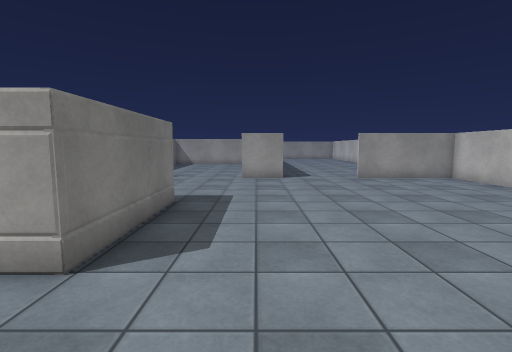
View 1 (above)

16 first-person views from a walk through a 3-D level made in the Unity game engine. The camera is 1.4 m above the floor, tilts 6° down and sees 85° across. The floor is counted in squares, 1 m on a side. Each view is taken from the middle of a square. On the plan, view 1 faces up. The plan holds only what a view shows up to about 14 squares ahead; the rest is blank. The player character is not drawn. Some animated figures are not drawn. Surface patterns are stand-ins for the level's own textures.

View 2
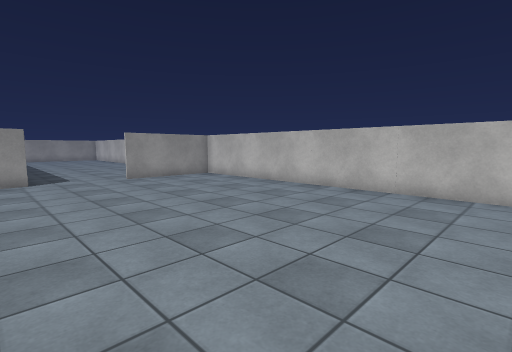

View 3
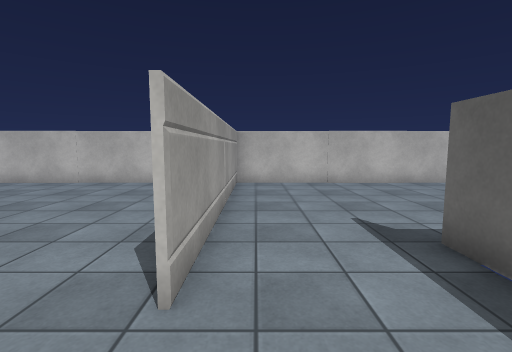

View 4
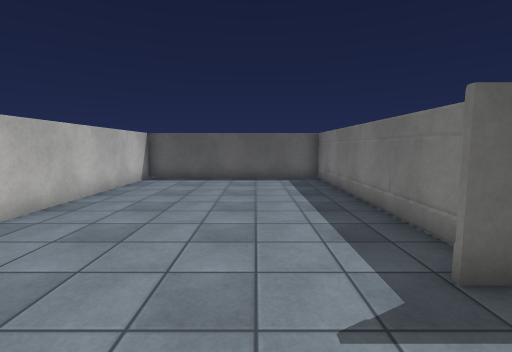

View 5
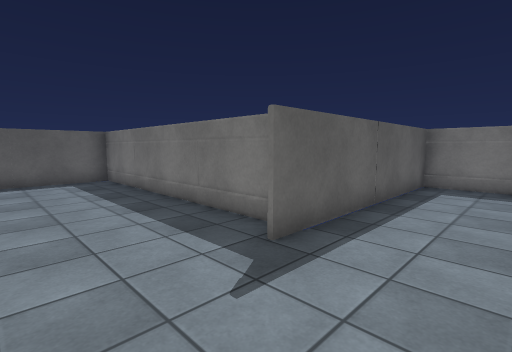

View 6
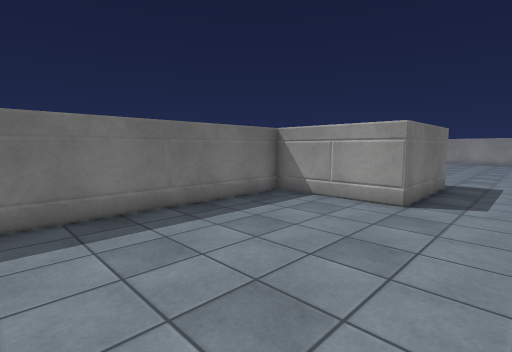

View 7
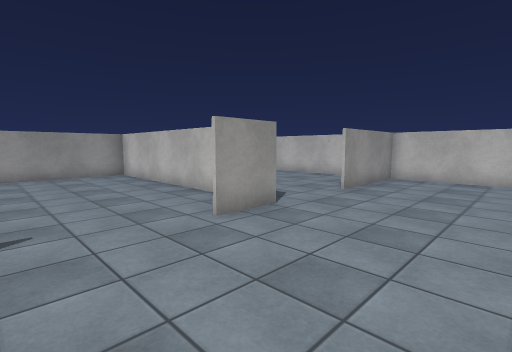

View 8
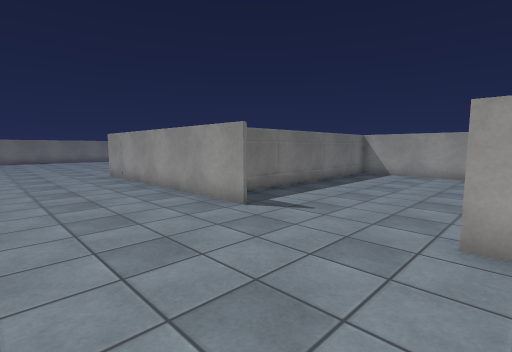

View 9
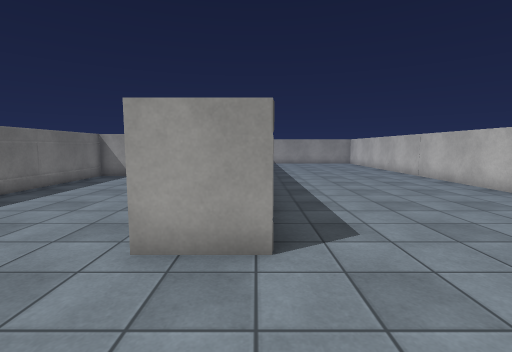

View 10
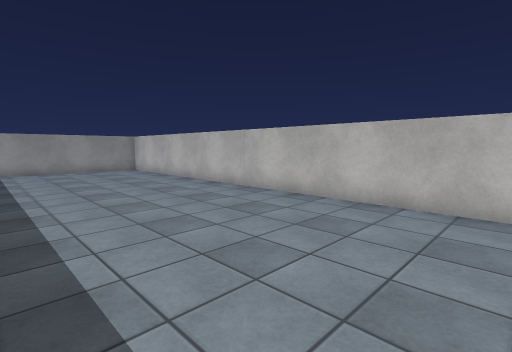

View 11
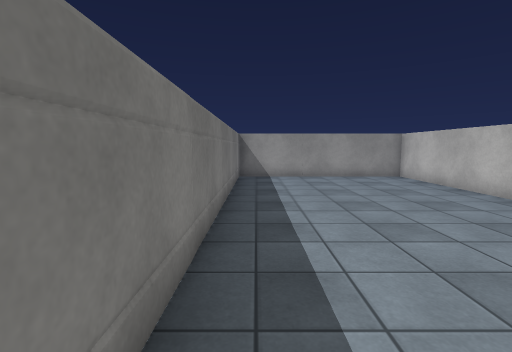

View 12
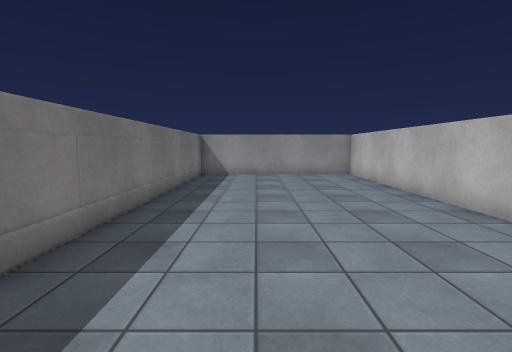

View 13
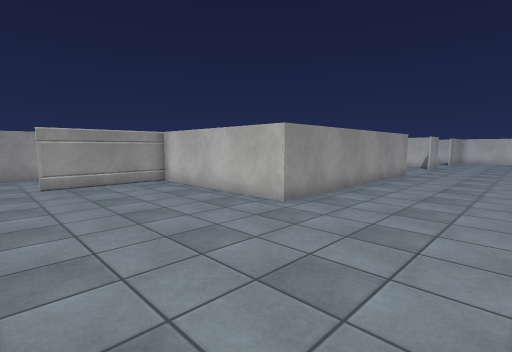

View 14
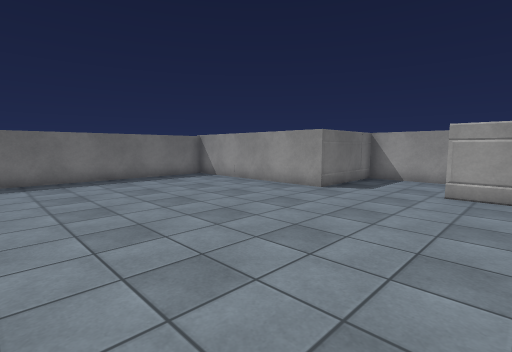

View 15
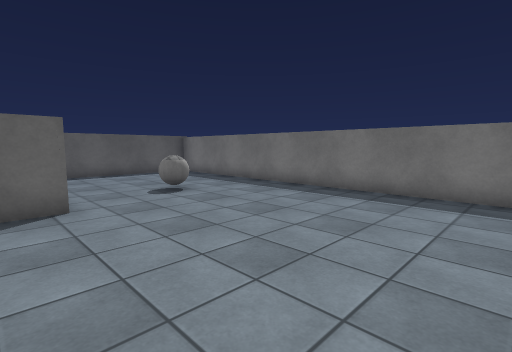

View 16
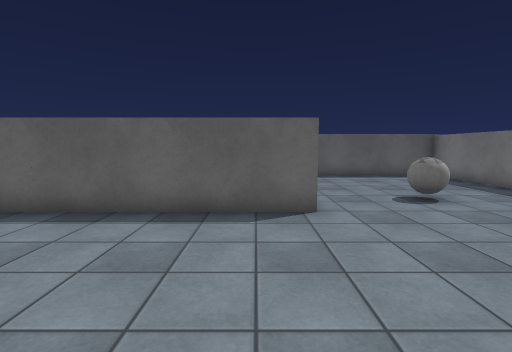

### Floor plan
Points are (right, up) in squares from view 1. A wall is a line through its corners. A room is listed if a view was taken in it or the views show most of it. See-through windows are left out.
Room 1 (views 1, 2, 3, 4, 5, 6, 7, 8, 9, 10, 11, 12, 13, 14, 15, 16)
walls: (-4.9, 12.5) (-14.5, 12.5) (-14.5, 18.8) (-18.7, 18.8); (-2.1, 7.1) (-2.1, 2.9) (-5.9, 2.9) (-5.9, -6.7) (2, -6.7); (1.3, 12.5) (-0.7, 12.5); (1.1, 14.9) (1.1, 22.3) (-6.4, 22.3) (-6.4, 14); (8.8, 14.7) (8.8, 32.1) (1.2, 32.1) (1.2, 19.7); (-22.4, 7.1) (-15.5, 7.1); (8.8, 0) (8.8, 12.5) (4.5, 12.5); (1.2, -7.4) (1.2, -16.4) (8.8, -16.4) (8.8, -3.3) (0.3, -3.3); (-18.1, 22.3) (-22.2, 22.3) (-22.2, 18.4) (-28.6, 18.4); (-29.6, 17.4) (-29.6, -0.5) (-23.7, -0.5)
objects: other object (-26, 5)

Positions as (right, up) in squares from view 1, and headings:
1: (0, 0), facing up
2: (0, 0), facing up-right
3: (-2, -4), facing right
4: (4, -4), facing down
5: (5, -4), facing down-left
6: (0, -4), facing up-left
7: (-4, 8), facing up-right
8: (0, 8), facing up-left
9: (1, 9), facing up
10: (2, 15), facing up-right
11: (2, 19), facing up
12: (4, 18), facing up
13: (-20, 8), facing up-right
14: (-17, 10), facing up-left
15: (-21, 14), facing down-left
16: (-21, 13), facing down
